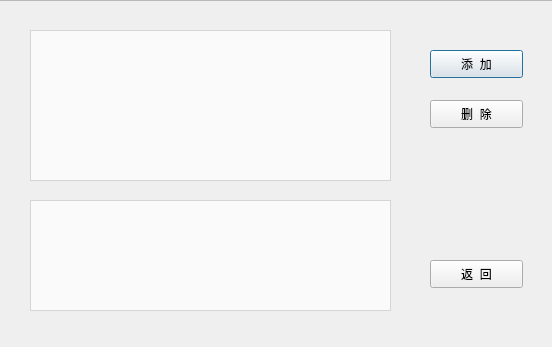
<?xml version="1.0" encoding="UTF-8"?>
<ui version="4.0">
 <class>ExManageDlg</class>
 <widget class="QDialog" name="ExManageDlg">
  <property name="geometry">
   <rect>
    <x>0</x>
    <y>0</y>
    <width>552</width>
    <height>347</height>
   </rect>
  </property>
  <property name="minimumSize">
   <size>
    <width>552</width>
    <height>347</height>
   </size>
  </property>
  <property name="maximumSize">
   <size>
    <width>552</width>
    <height>347</height>
   </size>
  </property>
  <property name="windowTitle">
   <string>管理例句</string>
  </property>
  <widget class="QListWidget" name="exList">
   <property name="geometry">
    <rect>
     <x>30</x>
     <y>30</y>
     <width>361</width>
     <height>151</height>
    </rect>
   </property>
   <property name="font">
    <font>
     <pointsize>8</pointsize>
    </font>
   </property>
   <property name="styleSheet">
    <string notr="true">background-color: rgba(255, 255, 255, 180);</string>
   </property>
  </widget>
  <widget class="QTextBrowser" name="detailBrowser">
   <property name="geometry">
    <rect>
     <x>30</x>
     <y>200</y>
     <width>361</width>
     <height>111</height>
    </rect>
   </property>
   <property name="font">
    <font>
     <pointsize>8</pointsize>
    </font>
   </property>
   <property name="styleSheet">
    <string notr="true">background-color: rgba(255, 255, 255, 180);</string>
   </property>
  </widget>
  <widget class="QPushButton" name="addBtn">
   <property name="geometry">
    <rect>
     <x>430</x>
     <y>50</y>
     <width>93</width>
     <height>28</height>
    </rect>
   </property>
   <property name="styleSheet">
    <string notr="true">border-image: url(:/image/buttons/2-0btn_26.png);</string>
   </property>
   <property name="text">
    <string>添  加</string>
   </property>
  </widget>
  <widget class="QPushButton" name="delBtn">
   <property name="geometry">
    <rect>
     <x>430</x>
     <y>100</y>
     <width>93</width>
     <height>28</height>
    </rect>
   </property>
   <property name="styleSheet">
    <string notr="true">border-image: url(:/image/buttons/2-0btn_26.png);</string>
   </property>
   <property name="text">
    <string>删  除</string>
   </property>
  </widget>
  <widget class="QPushButton" name="exitBtn">
   <property name="geometry">
    <rect>
     <x>430</x>
     <y>260</y>
     <width>93</width>
     <height>28</height>
    </rect>
   </property>
   <property name="styleSheet">
    <string notr="true">border-image: url(:/image/buttons/2-0btn_26.png);</string>
   </property>
   <property name="text">
    <string>返  回</string>
   </property>
  </widget>
  <widget class="QFrame" name="frame">
   <property name="geometry">
    <rect>
     <x>-40</x>
     <y>0</y>
     <width>601</width>
     <height>351</height>
    </rect>
   </property>
   <property name="styleSheet">
    <string notr="true">border-image: url(:/image/img/manage_background.jpg);</string>
   </property>
   <property name="frameShape">
    <enum>QFrame::StyledPanel</enum>
   </property>
   <property name="frameShadow">
    <enum>QFrame::Raised</enum>
   </property>
  </widget>
  <zorder>frame</zorder>
  <zorder>exList</zorder>
  <zorder>detailBrowser</zorder>
  <zorder>addBtn</zorder>
  <zorder>delBtn</zorder>
  <zorder>exitBtn</zorder>
 </widget>
 <resources/>
 <connections>
  <connection>
   <sender>exitBtn</sender>
   <signal>clicked()</signal>
   <receiver>ExManageDlg</receiver>
   <slot>accept()</slot>
   <hints>
    <hint type="sourcelabel">
     <x>469</x>
     <y>262</y>
    </hint>
    <hint type="destinationlabel">
     <x>447</x>
     <y>215</y>
    </hint>
   </hints>
  </connection>
 </connections>
</ui>
